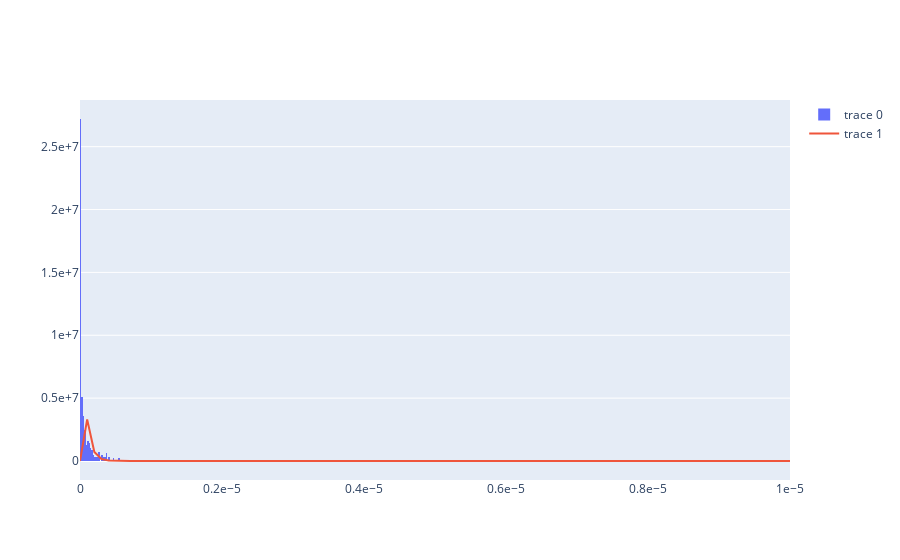

The code cell stored with this chart in its notebook:
### Code cell
import plotly.graph_objects as go
from scipy.stats import expon
a, b = expon.fit(fpts)
import numpy as np 
trace1 = go.Histogram(x=fpts, nbinsx=60, histnorm='probability density')

x = np.linspace(0, 1e-5, 100)
trace2 = go.Scatter(x=x, y=expon.pdf(x, loc=a, scale=b))
dati = [trace1, trace2]
fig = go.Figure(data = dati)
fig.update_xaxes(exponentformat="e")
fig.update_yaxes(exponentformat="e")
print(a, b)
print(S.mfpt(run))
fig.show()
